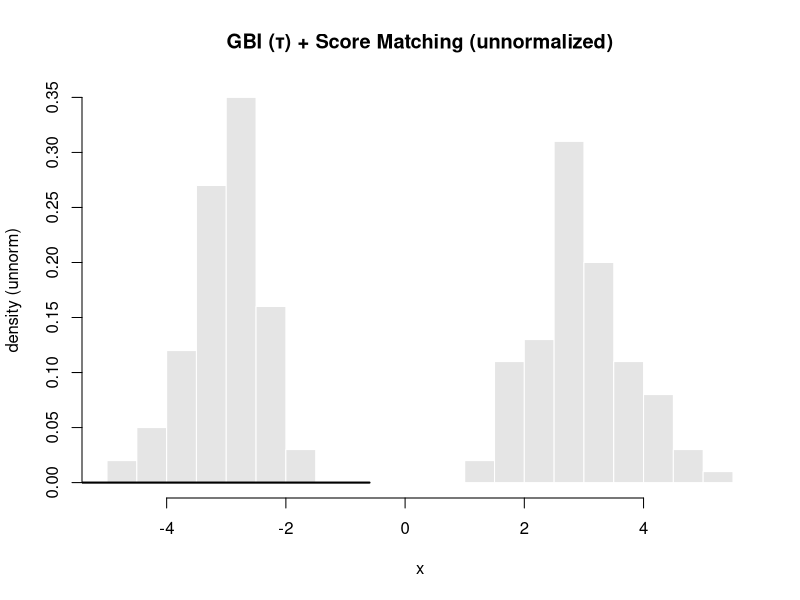

Reproduce this figure in R.
## ---- chunk 1
knitr::opts_chunk$set(
  echo = TRUE, message = FALSE, warning = FALSE, fig.width = 7, fig.height = 4.5
)
## ---- chunk 2
safe_chol <- function(M) {
  base <- mean(diag(M))
  eps  <- if (is.finite(base) && base > 0) 1e-10 * base else 1e-10
  for (k in 0:8) {
    out <- try(chol(M + diag(eps, nrow(M))), silent = TRUE)
    if (!inherits(out, "try-error")) return(out)
    eps <- eps * 10
  }
  stop("Cholesky failed. Matrix might be ill-conditioned.")
}

chol_solve <- function(L, B) {
  y <- forwardsolve(t(L), B, upper.tri = FALSE, transpose = FALSE)
  x <- backsolve(L, y, transpose = FALSE)
  x
}

logdet_from_chol <- function(L) 2 * sum(log(diag(L)))
## ---- chunk 3
rbf_kernel <- function(X, sigma) {
  D2 <- as.matrix(dist(X, method = "euclidean"))^2
  exp(- D2 / (2 * sigma^2))
}

grad_k_at <- function(x_t, X, sigma) {
  diff <- matrix(x_t, nrow = nrow(X), ncol = ncol(X), byrow = TRUE) - X
  r2   <- rowSums(diff^2)
  kvec <- exp(- r2 / (2 * sigma^2))
  Gcols <- - (diff / sigma^2) * kvec
  t(Gcols)
}

laplacian_k_at <- function(x_t, X, sigma) {
  d <- ncol(X)
  diff <- matrix(x_t, nrow = nrow(X), ncol = ncol(X), byrow = TRUE) - X
  r2 <- rowSums(diff^2)
  kvec <- exp(- r2 / (2 * sigma^2))
  (-d / sigma^2 + r2 / sigma^4) * kvec
}

# sigma-derivatives
dK_dsigma <- function(X, sigma, K_precomp = NULL) {
  if (is.null(K_precomp)) K_precomp <- rbf_kernel(X, sigma)
  D2 <- as.matrix(dist(X, method = "euclidean"))^2
  K_precomp * (D2 / sigma^3)
}

dgrad_k_dsigma_at <- function(x_t, X, sigma) {
  diff <- matrix(x_t, nrow = nrow(X), ncol = ncol(X), byrow = TRUE) - X
  r2   <- rowSums(diff^2)
  kvec <- exp(- r2 / (2 * sigma^2))
  factor <- (2 / sigma^3) - (r2 / sigma^5)
  Gsig_cols <- diff * (kvec * factor)
  t(Gsig_cols)
}

dlap_k_dsigma_at <- function(x_t, X, sigma) {
  d <- ncol(X)
  diff <- matrix(x_t, nrow = nrow(X), ncol = ncol(X), byrow = TRUE) - X
  r2 <- rowSums(diff^2)
  kvec <- exp(- r2 / (2 * sigma^2))
  kvec * ( (2*d)/sigma^3 - ((d+4)*r2)/sigma^5 + (r2^2)/sigma^7 )
}
## ---- chunk 4
build_mats <- function(X, sigma) {
  Tn <- nrow(X)
  K <- rbf_kernel(X, sigma)
  H <- matrix(0, Tn, Tn)
  b <- numeric(Tn)
  for (t in 1:Tn) {
    Gt <- grad_k_at(X[t, , drop = FALSE], X, sigma)
    H  <- H + crossprod(Gt)
    b  <- b + laplacian_k_at(X[t, , drop = FALSE], X, sigma)
  }
  H <- H / Tn
  list(K = K, H = H, b = b)
}

build_sigma_derivs <- function(X, sigma, K = NULL) {
  Tn <- nrow(X)
  if (is.null(K)) K <- rbf_kernel(X, sigma)
  dK <- dK_dsigma(X, sigma, K)
  dH <- matrix(0, Tn, Tn)
  db <- numeric(Tn)
  for (t in 1:Tn) {
    dGt <- dgrad_k_dsigma_at(X[t, , drop = FALSE], X, sigma)
    dH  <- dH + crossprod(dGt)
    db  <- db + dlap_k_dsigma_at(X[t, , drop = FALSE], X, sigma)
  }
  dH <- dH / Tn
  list(dK = dK, dH = dH, db = db)
}
## ---- chunk 5
elbo_gbi_value <- function(K, H, b, lambda, tau, epsilon) {
  Tn <- length(b)
  Q <- lambda * K + diag(epsilon, Tn)
  R <- tau * H + Q
  LQ <- safe_chol(Q)
  LR <- safe_chol(R)
  prior_term <- 0.5 * logdet_from_chol(LQ)
  post_term  <- -0.5 * logdet_from_chol(LR)
  Rinv_b <- chol_solve(LR, b)
  fit_term  <- 0.5 * (tau^2 / Tn^2) * as.numeric(crossprod(b, Rinv_b))
  prior_term + post_term + fit_term
}

# dL/dlambda: Q -> Q + dQ, R -> R + dQ, with dQ = K
grad_lambda_gbi <- function(K, H, b, lambda, tau, epsilon) {
  Tn <- length(b)
  Q <- lambda * K + diag(epsilon, Tn)
  R <- tau * H + Q
  LQ <- safe_chol(Q)
  LR <- safe_chol(R)

  XQ <- chol_solve(LQ, K)  # Q^{-1} K
  tr1 <- sum(diag(XQ))
  XR <- chol_solve(LR, K)  # R^{-1} K
  tr2 <- sum(diag(XR))

  Rinv_b <- chol_solve(LR, b)
  quad <- as.numeric(crossprod(Rinv_b, K %*% Rinv_b))

  0.5 * tr1 - 0.5 * tr2 - 0.5 * (tau^2 / Tn^2) * quad
}

# dL/dtau: R -> R + (d tau) H, and fit term has tau^2 factor
grad_tau_gbi <- function(K, H, b, lambda, tau, epsilon) {
  Tn <- length(b)
  Q <- lambda * K + diag(epsilon, Tn)
  R <- tau * H + Q
  LR <- safe_chol(R)

  XR <- chol_solve(LR, H)  # R^{-1} H
  tr_Rinv_H <- sum(diag(XR))

  Rinv_b <- chol_solve(LR, b)
  bRinvb <- as.numeric(crossprod(b, Rinv_b))
  quad_H  <- as.numeric(crossprod(Rinv_b, H %*% Rinv_b))

  # d/dtau [ -0.5 log|R| + 0.5 (tau^2/T^2) b^T R^{-1} b ]
  -0.5 * tr_Rinv_H + (tau / Tn^2) * bRinvb - 0.5 * (tau^2 / Tn^2) * quad_H
}

# dL/dsigma via dK, dH, db and dR = tau dH + dQ (with dQ = lambda dK)
grad_sigma_gbi <- function(K, H, b, lambda, tau, epsilon, dK, dH, db) {
  Tn <- length(b)
  Q <- lambda * K + diag(epsilon, Tn)
  R <- tau * H + Q
  LQ <- safe_chol(Q)
  LR <- safe_chol(R)

  dQ <- lambda * dK
  dR <- tau * dH + dQ

  XQ <- chol_solve(LQ, dQ)            # Q^{-1} dQ
  tr_Qinv_dQ <- sum(diag(XQ))
  XR <- chol_solve(LR, dR)            # R^{-1} dR
  tr_Rinv_dR <- sum(diag(XR))

  Rinv_b <- chol_solve(LR, b)
  term1  <- sum(db * Rinv_b)
  tmp    <- chol_solve(LR, dR %*% Rinv_b)
  term2  <- as.numeric(crossprod(b, tmp))

  0.5 * tr_Qinv_dQ - 0.5 * tr_Rinv_dR + (tau^2 / (2 * Tn^2)) * (2 * term1 - term2)
}
## ---- chunk 6
solve_posterior_gbi <- function(H, K, b, lambda, tau, epsilon, Tn) {
  Q <- lambda * K + diag(epsilon, Tn)
  R <- tau * H + Q
  LR <- safe_chol(R)
  Rinv_b <- chol_solve(LR, b)
  m <- - (tau / Tn) * Rinv_b
  list(m = m, cholR = LR)
}

predict_f <- function(fit, Xnew) {
  Xnew <- as.matrix(Xnew)
  if (isTRUE(fit$standardize)) {
    Xnew <- sweep(Xnew, 2, fit$x_center, "-")
    Xnew <- sweep(Xnew, 2, fit$x_scale,  "/")
  }
  Tn <- nrow(fit$X)
  out <- matrix(0, nrow(Xnew), Tn)
  for (i in 1:nrow(Xnew)) {
    diff <- sweep(fit$X, 2, Xnew[i, ], FUN = "-")
    r2 <- rowSums(diff^2)
    out[i, ] <- exp(- r2 / (2 * fit$sigma^2))
  }
  as.numeric(out %*% fit$m)
}

predict_unnorm_density <- function(fit, Xnew) exp(predict_f(fit, Xnew))
## ---- chunk 7
fit_gbi <- function(X,
                    sigma_init = NULL,
                    lambda_init = 1.0,
                    tau_init = 1.0,
                    epsilon = 1e-6,
                    max_iter = 200,
                    tol = 1e-4,
                    step_sigma = 0.2,
                    step_lambda = 0.2,
                    step_tau = 0.2,
                    verbose = TRUE,
                    standardize = TRUE,
                    sigma_clip_factor = c(0.2, 5.0),
                    lambda_bounds = c(1e-8, 1e6),
                    tau_bounds = c(1e-3, 1e3)) {
  X <- as.matrix(X)
  Tn <- nrow(X); d <- ncol(X)

  # standardize
  x_center <- rep(0, d); x_scale <- rep(1, d)
  if (standardize) {
    x_center <- colMeans(X)
    x_scale  <- apply(X, 2, sd)
    x_scale[x_scale == 0 | !is.finite(x_scale)] <- 1
    X <- scale(X, center = x_center, scale = x_scale)
  }

  # sigma bounds
  D <- as.matrix(dist(X))
  med_d <- median(D[D > 0]); if (!is.finite(med_d) || med_d <= 0) med_d <- 1
  smin <- sigma_clip_factor[1] * med_d
  smax <- sigma_clip_factor[2] * med_d

  sigma <- if (is.null(sigma_init)) med_d else sigma_init
  sigma <- min(max(sigma, smin), smax)
  lnsigma <- log(sigma)

  lambda <- min(max(lambda_init, lambda_bounds[1]), lambda_bounds[2])
  lnlambda <- log(lambda)

  tau <- min(max(tau_init, tau_bounds[1]), tau_bounds[2])
  lntau <- log(tau)

  mats <- build_mats(X, sigma)
  Lcur <- elbo_gbi_value(mats$K, mats$H, mats$b, lambda, tau, epsilon)
  if (verbose) cat(sprintf("[init] sigma=%.4g, lambda=%.4g, tau=%.4g, ELBO=%.6f\n",
                           sigma, lambda, tau, Lcur))

  for (it in 1:max_iter) {
    improved_any <- FALSE

    # lambda update
    gl <- grad_lambda_gbi(mats$K, mats$H, mats$b, lambda, tau, epsilon)
    g_theta <- lambda * gl
    if (!is.finite(g_theta)) g_theta <- 0
    step <- step_lambda
    for (ls in 1:20) {
      lambda_try <- exp(lnlambda + step * g_theta)
      lambda_try <- min(max(lambda_try, lambda_bounds[1]), lambda_bounds[2])
      Ltry <- elbo_gbi_value(mats$K, mats$H, mats$b, lambda_try, tau, epsilon)
      if (is.finite(Ltry) && Ltry >= Lcur - 1e-12) {
        lambda <- lambda_try; lnlambda <- log(lambda); Lcur <- Ltry
        improved_any <- TRUE; break
      } else step <- step / 2
    }

    # tau update
    gt <- grad_tau_gbi(mats$K, mats$H, mats$b, lambda, tau, epsilon)
    g_theta <- tau * gt
    if (!is.finite(g_theta)) g_theta <- 0
    step <- step_tau
    for (ls in 1:20) {
      tau_try <- exp(lntau + step * g_theta)
      tau_try <- min(max(tau_try, tau_bounds[1]), tau_bounds[2])
      Ltry <- elbo_gbi_value(mats$K, mats$H, mats$b, lambda, tau_try, epsilon)
      if (is.finite(Ltry) && Ltry >= Lcur - 1e-12) {
        tau <- tau_try; lntau <- log(tau); Lcur <- Ltry
        improved_any <- TRUE; break
      } else step <- step / 2
    }

    # sigma update
    ders <- build_sigma_derivs(X, sigma, K = mats$K)
    gs <- grad_sigma_gbi(mats$K, mats$H, mats$b, lambda, tau, epsilon,
                         ders$dK, ders$dH, ders$db)
    g_theta <- sigma * gs
    if (!is.finite(g_theta)) g_theta <- 0
    step <- step_sigma
    for (ls in 1:20) {
      sigma_try <- exp(lnsigma + step * g_theta)
      sigma_try <- min(max(sigma_try, smin), smax)
      mats_try <- build_mats(X, sigma_try)
      Ltry <- elbo_gbi_value(mats_try$K, mats_try$H, mats_try$b, lambda, tau, epsilon)
      if (is.finite(Ltry) && Ltry >= Lcur - 1e-12) {
        sigma <- sigma_try; lnsigma <- log(sigma)
        mats <- mats_try;   Lcur <- Ltry
        improved_any <- TRUE; break
      } else step <- step / 2
    }

    if (verbose) cat(sprintf("[iter %03d] sigma=%.6g, lambda=%.6g, tau=%.6g, ELBO=%.6f\n",
                             it, sigma, lambda, tau, Lcur))

    if (!improved_any || (step_sigma * abs(g_theta) < tol)) break
  }

  post <- solve_posterior_gbi(mats$H, mats$K, mats$b, lambda, tau, epsilon, Tn)

  list(
    sigma = sigma, lambda = lambda, tau = tau, epsilon = epsilon, elbo = Lcur,
    m = post$m, H = mats$H, K = mats$K, b = mats$b,
    R_chol = post$cholR, X = X,
    standardize = standardize, x_center = x_center, x_scale = x_scale
  )
}
## ---- chunk 8
set.seed(42)
n <- 200
X <- c(rnorm(n/2, -3, 0.6), rnorm(n/2, 3, 0.9))
X <- matrix(X, ncol = 1)

fit <- fit_gbi(X,
               sigma_init = NULL,
               lambda_init = 1.0,
               tau_init = 1.0,
               epsilon = 1e-6,
               max_iter = 20,
               tol = 1e-5,
               verbose = TRUE,
               standardize = TRUE)

cat("\n--- Fitted (GBI) hyperparameters ---\n")
print(list(sigma = fit$sigma, lambda = fit$lambda, tau = fit$tau, ELBO = fit$elbo))

xs <- seq(min(X) - 3, max(X) + 3, length.out = 400)
dens_u <- predict_unnorm_density(fit, xs)

op <- par(no.readonly = TRUE); on.exit(par(op))
hist(X, breaks = 30, freq = FALSE,
     main = "GBI (τ) + Score Matching (unnormalized)",
     xlab = "x", ylab = "density (unnorm)",
     col = "grey90", border = "white")
lines(xs,
      dens_u / max(dens_u) * max(hist(X, breaks = 30, plot = FALSE)$density),
      lwd = 2)
